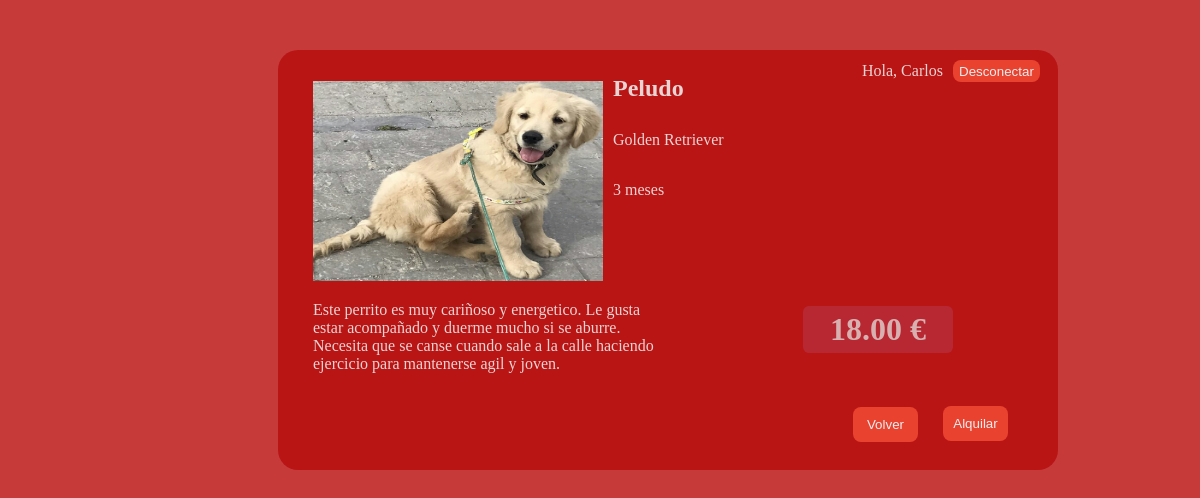
The app's page /PHP/animalinfo.php?id=1 (signed in) with its own data.
### tables this page shows
create table cliente
(
	idcliente		int auto_increment not null,
	nombre			varchar(25),
	apellidos		varchar(50),
	telefono		varchar(9),
	email			varchar(100),
	usuario			varchar(15),
	tipo			varchar(20),
	password		varchar(50),
	primary key(idcliente)
);

create table animal
(
    idanimal        int auto_increment not null,
    especie      	varchar(20),
    nombre	      	varchar(25),
    raza  			varchar(50),
    edad			varchar(10),
    descripcion		varchar(500),
    precio      	decimal(5,2),
    imagen			varchar(500),
    primary key(idanimal)
 );

### PHP/animalinfo.php (the view, shortened to what this page needs)
<!DOCTYPE html>
<html lang="en">
<head>
    <link rel="stylesheet" href="css/animalinfo.css">
</head>
<body>
    <?php
        include_once "conec.php";
        if(isset($_SESSION["iduser"])){
            $nombreusu = "";
            $nombreusu = "SELECT nombre
                          FROM cliente
                          WHERE idcliente = {$_SESSION['iduser']}
                         ";
            if ($result = $connection->query($nombreusu)) {
                if ($result->num_rows > 0)
                    $nombreusu = $result->fetch_object()->nombre;
                else
                    echo "No se ha encontrado el nombre de usuario";
            }else
                echo "Wrong Query";
        }
        $infoanimal = "SELECT * FROM animal WHERE idanimal = {$_GET['id']};";
        if ($result = $connection->query($infoanimal)) {
            if ($result){
                $obj = $result->fetch_object();
                echo "<div id='caja'>";
                        echo "<input type='submit' name='desloguear' value='Desconectar'>";
                        echo "<p id=saludo> Hola, $nombreusu</p>";
                            echo "<div id='foto'>";
                                echo "<p><img src='".$obj->imagen."' width='250px' height='250px'></p>";
                            echo "</div>";
                                echo "<div id='nombre'>";
                                    echo "<h2><b> </b>".$obj->nombre."</h2>";
                                echo "</div>";
                                echo "<div id='raza'>";
                                    echo "<p><b> </b>".$obj->raza."</p>";
                                echo "</div>";
                                echo "<div id='edad'>";
                                    echo "<p><b> </b>".$obj->edad."</p>";
                                echo "</div>";
                                echo "<div id='descripcion'>";
                                    echo "<p>".$obj->descripcion."</p>";
                                echo "</div>";
                                echo "<div id='precio'>";
                                    echo "<p><h1>".$obj->precio." €</h1>";
                                echo "</div>";
                echo "</div>";
            }else
                echo "Imposible conseguir los datos";
        }else
            echo "Query Failed";
    ?>
     <input id="volver" type="button" onclick=" location.href='/php/proyecto/animales.php' " value="Volver" style=cursor:pointer; name="boton"
     />
    <form method="post">
        <input id="alquiler" type="submit" value="Alquilar" style="cursor:pointer;" name="alquiler" />
    </form>
</body>
</html>

### PHP/css/animalinfo.css (style rules this page uses)
#caja { width: 750px; margin: 50px auto; background: #b91515; padding: 15px; border-radius: 20px; margin-top: 50px; margin-left: 270px; display: flex; flex-flow: row wrap; height: 390px; }
body { background: #c63a3a; width: 95%; color: #e9d4d4; }
#saludo { margin-left: 569px; margin-top: -207px; }
img { width: 290px; height: 200px; }
input[type=submit] { margin-left: 660px; background: #e94330; color: #efedf0; border-radius: 8px; border: none; margin-top: -5px; cursor:pointer; height: 22px; }
#volver { margin-left: 845px; margin-top: -113px; height: 35px; width: 65px; position: absolute; text-align: center; border-radius: 8px; border: none; background: #e94330; color: #efedf0; }
#foto { width: 290px; height: 200px; position: absolute; margin: 0px 20px; }
#nombre { position: absolute; width: 75px; height: 50px; margin: 320px; margin-top: -10px; }
#raza { width: 120px; height: 50px; margin: 320px; position: absolute; margin-top: 50px; }
#edad { width: 75px; height: 50px; margin: 320px; position: absolute; margin-top: 100px; }
#descripcion { width: 350px; height: 99x; position: absolute; margin-top: 220px; margin-left: 20px; }
#precio { text-align: center; color: #d8b0b0; width: 150px; border-radius: 12px; position: absolute; margin-left: 490px; margin-top: 220px; padding: 0px 20px; }
#precio h1 { background: #b6364899; padding: 5px; border-radius: 6px; }
#alquiler { margin-left: 935px; margin-top: -114px; height: 35px; width: 65px; position: absolute; text-align: center; border-radius: 8px; border: none; background: #e94330; color: #efedf0; }

### records on screen
cliente: nombre "Carlos"
animal: imagen (picture), nombre "Peludo", raza "Golden Retriever", edad "3 meses", descripcion "Este perrito es muy cariñoso y energetico. Le gusta estar acompañado y duerme mucho si se aburre. Necesita que se canse cuando sale a la calle haciendo ejercicio para mantenerse agil y joven.", precio "18.00"
